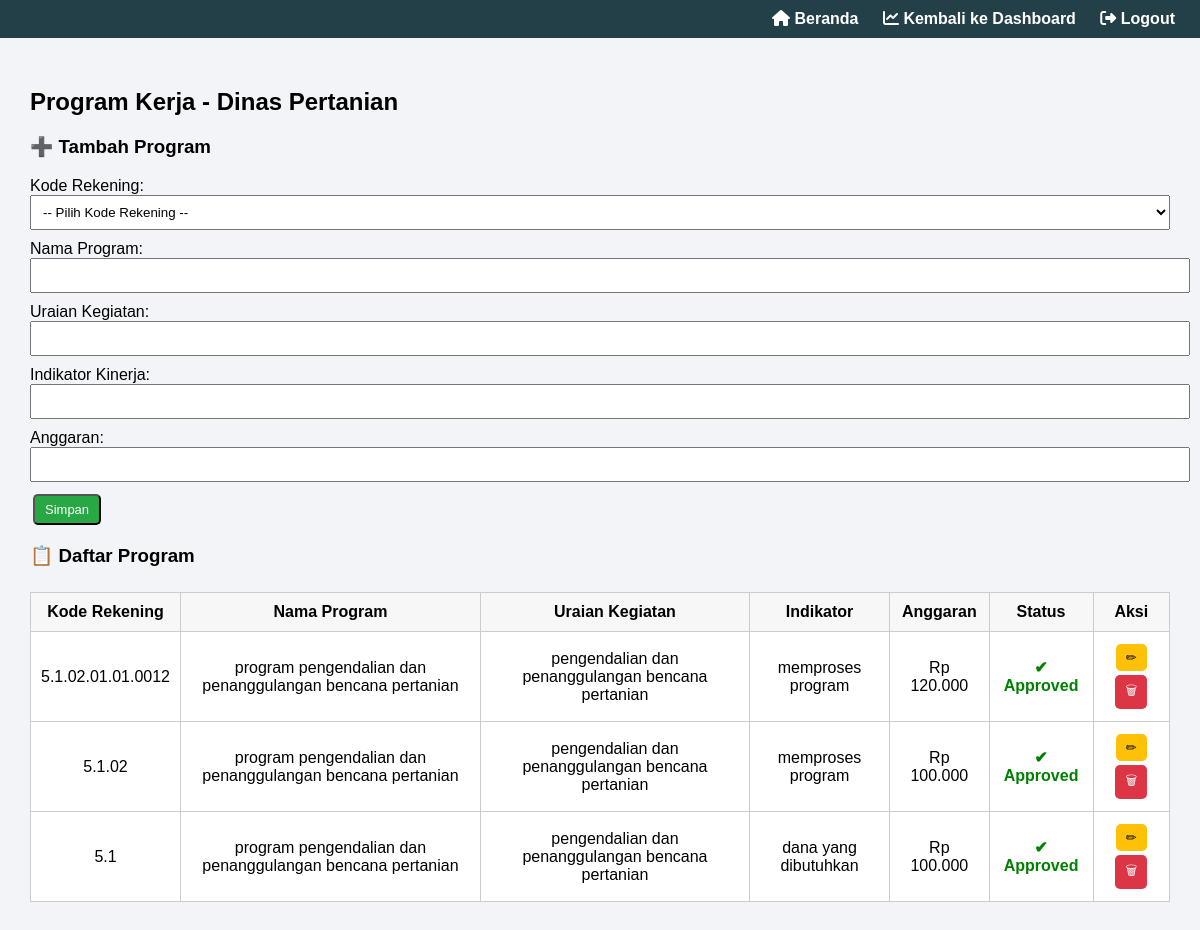
Screenshot of /program_kerja.php with the database file from the repository.
### tables this page shows
CREATE TABLE `program_kerja` (
  `kode_rekening` varchar(50) NOT NULL,
  `nama_program` varchar(150) NOT NULL,
  `uraian_kegiatan` varchar(50) NOT NULL,
  `indikator_kinerja` varchar(20) NOT NULL,
  `anggaran` int(100) NOT NULL,
  `status_approve` enum('pending','approved') DEFAULT 'pending'
);

### program_kerja.php (the view, shortened to what this page needs)
<?php
$host = "localhost";
$user = "root";
$pass = "";
$dbname = "dinas_pertanian";
$conn = new mysqli($host, $user, $pass, $dbname);
$programs = $conn->query("SELECT * FROM program_kerja ORDER BY kode_rekening DESC");
?>
<!DOCTYPE html>
<html>
<head>
    <link rel="stylesheet" href="https://cdnjs.cloudflare.com/ajax/libs/font-awesome/6.5.0/css/all.min.css">
</head>
<body>
<div class="navbar">
    <div>
        <a href="home.php"><i class="fas fa-home"></i> Beranda</a>
        <a href="dashboard.php"><i class="fas fa-chart-line"></i> Kembali ke Dashboard</a>
        <a href="logout.php"><i class="fas fa-sign-out-alt"></i> Logout</a>
    </div>
</div>
<div class="container">
    <h2>Program Kerja - Dinas Pertanian</h2>
    <h3>➕ Tambah Program</h3>
    <form method="POST">
        <div class="form-group">
            <label>Kode Rekening:</label>
            <select name="kode_rekening" required>
                <option value="">-- Pilih Kode Rekening --</option>
            </select>
        </div>
        <div class="form-group">
            <label>Nama Program:</label>
            <input type="text" name="nama_program" required>
        </div>
        <div class="form-group">
            <label>Uraian Kegiatan:</label>
            <input type="text" name="uraian_kegiatan" required>
        </div>
        <div class="form-group">
            <label>Indikator Kinerja:</label>
            <input type="text" name="indikator_kinerja" required>
        </div>
        <div class="form-group">
            <label>Anggaran:</label>
            <input type="number" name="anggaran" required>
        </div>
        <button type="submit" name="simpan_program" class="btn btn-add">Simpan</button>
    </form>
    <h3>📋 Daftar Program</h3>
    <table>
        <thead>
            <tr>
                <th>Kode Rekening</th>
                <th>Nama Program</th>
                <th>Uraian Kegiatan</th>
                <th>Indikator</th>
                <th>Anggaran</th>
                <th>Status</th>
                <th>Aksi</th>
            </tr>
        </thead>
        <tbody>
            <?php if ($programs->num_rows > 0): ?>
                <?php while ($row = $programs->fetch_assoc()): ?>
                    <tr>
                        <td><?= htmlspecialchars($row['kode_rekening']) ?></td>
                        <td><?= htmlspecialchars($row['nama_program']) ?></td>
                        <td><?= htmlspecialchars($row['uraian_kegiatan']) ?></td>
                        <td><?= htmlspecialchars($row['indikator_kinerja']) ?></td>
                        <td>Rp <?= number_format($row['anggaran'], 0, ',', '.') ?></td>
                        <td>
                            <?php if ($row['status_approve'] === 'approved'): ?>
                                <span class="approved-badge">✔ Approved</span>
                            <?php else: ?>
                                <span class="pending-badge">Pending</span>
                            <?php endif; ?>
                        </td>
                        <td>
                            <div class="button-group">
                                <a href="edit_program_kerja.php?kode_rekening=<?= urlencode($row['kode_rekening']) ?>" class="btn btn-edit" title="Edit">✏</a>
                                <a href="?hapus=<?= urlencode($row['kode_rekening']) ?>" class="btn btn-danger" title="Hapus" onclick="return confirm('Yakin ingin menghapus?')">🗑</a>
                            </div>
                        </td>
                    </tr>
                <?php endwhile; ?>
            <?php else: ?>
                <tr><td colspan="7">Belum ada data.</td></tr>
            <?php endif; ?>
        </tbody>
    </table>
</div>
</body>
</html>

### program_kerja.php (style rules this page uses)
body { font-family: Arial; padding: 0; margin: 0; background: #f2f4f8; }
.navbar { background-color: #234048; color: white; display: flex; justify-content: space-between; align-items: center; padding: 10px 25px; }
.navbar a { color: white; text-decoration: none; margin-left: 20px; font-weight: bold; transition: 0.3s; }
.container { padding: 30px; }
table { width: 100%; border-collapse: collapse; margin-top: 25px; background: white; }
table th, table td { border: 1px solid #ccc; padding: 10px; text-align: center; }
table th { background-color: #f7f7f7; }
.form-group { margin-bottom: 10px; }
input[type=text], input[type=number], select { width: 100%; padding: 8px; }
.btn { padding: 6px 10px; border-radius: 5px; text-decoration: none; color: white; font-size: 13px; display: inline-block; margin: 2px 3px; white-space: nowrap; }
.btn-danger { background-color: #dc3545; }
.btn-add { background-color: #28a745; }
.btn-edit { background-color: #ffc107; color: black; }
.button-group { display: flex; flex-wrap: wrap; justify-content: center; }
.approved-badge { color: green; font-weight: bold; }

### rows the page displays
program_kerja: kode_rekening "5.1.02.01.01.0012", nama_program "program pengendalian dan penanggulangan bencana pertanian", uraian_kegiatan "pengendalian dan penanggulangan bencana pertanian", indikator_kinerja "memproses program", anggaran "120.000", status_approve "✔ Approved"
program_kerja: kode_rekening "5.1.02", nama_program "program pengendalian dan penanggulangan bencana pertanian", uraian_kegiatan "pengendalian dan penanggulangan bencana pertanian", indikator_kinerja "memproses program", anggaran "100.000", status_approve "✔ Approved"
program_kerja: kode_rekening "5.1", nama_program "program pengendalian dan penanggulangan bencana pertanian", uraian_kegiatan "pengendalian dan penanggulangan bencana pertanian", indikator_kinerja "dana yang dibutuhkan", anggaran "100.000", status_approve "✔ Approved"
